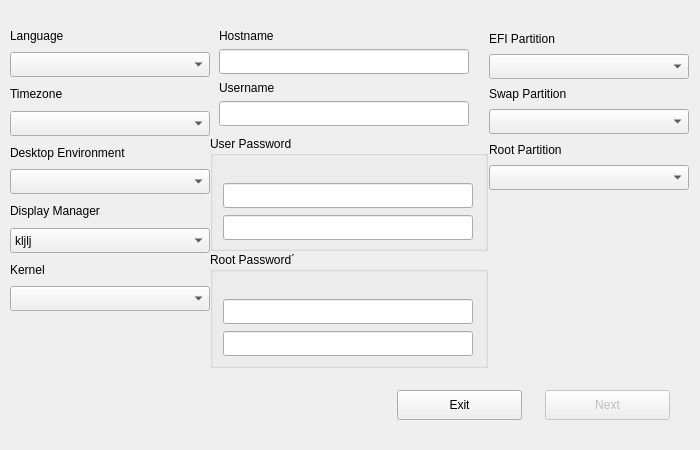
      <widget class="QWidget" name="page_settings">
       <widget class="QWidget" name="verticalLayoutWidget">
        <property name="geometry">
         <rect>
          <x>10</x>
          <y>10</y>
          <width>202</width>
          <height>301</height>
         </rect>
        </property>
        <layout class="QVBoxLayout" name="verticalLayout_4">
         <property name="topMargin">
          <number>15</number>
         </property>
         <item>
          <widget class="QLabel" name="label_language">
           <property name="text">
            <string>Language</string>
           </property>
           <property name="buddy">
            <cstring>comboBox_language</cstring>
           </property>
          </widget>
         </item>
         <item>
          <widget class="QComboBox" name="comboBox_language">
           <property name="minimumSize">
            <size>
             <width>131</width>
             <height>25</height>
            </size>
           </property>
           <property name="maximumSize">
            <size>
             <width>200</width>
             <height>25</height>
            </size>
           </property>
           <property name="currentText">
            <string/>
           </property>
           <property name="maxCount">
            <number>999</number>
           </property>
           <property name="minimumContentsLength">
            <number>2</number>
           </property>
          </widget>
         </item>
         <item>
          <widget class="QLabel" name="label_timezone">
           <property name="text">
            <string>Timezone</string>
           </property>
           <property name="buddy">
            <cstring>comboBox_timezone</cstring>
           </property>
          </widget>
         </item>
         <item>
          <widget class="QComboBox" name="comboBox_timezone">
           <property name="minimumSize">
            <size>
             <width>131</width>
             <height>25</height>
            </size>
           </property>
           <property name="maximumSize">
            <size>
             <width>200</width>
             <height>25</height>
            </size>
           </property>
           <property name="maxCount">
            <number>999</number>
           </property>
           <property name="minimumContentsLength">
            <number>2</number>
           </property>
          </widget>
         </item>
         <item>
          <widget class="QLabel" name="label_desktopEnvironment">
           <property name="text">
            <string>Desktop Environment</string>
           </property>
           <property name="buddy">
            <cstring>comboBox_desktopEnvironment</cstring>
           </property>
          </widget>
         </item>
         <item>
          <widget class="QComboBox" name="comboBox_desktopEnvironment">
           <property name="minimumSize">
            <size>
             <width>131</width>
             <height>25</height>
            </size>
           </property>
           <property name="maximumSize">
            <size>
             <width>200</width>
             <height>25</height>
            </size>
           </property>
           <property name="maxCount">
            <number>999</number>
           </property>
           <property name="minimumContentsLength">
            <number>2</number>
           </property>
          </widget>
         </item>
         <item>
          <widget class="QLabel" name="label_displayManager">
           <property name="text">
            <string>Display Manager</string>
           </property>
           <property name="buddy">
            <cstring>comboBox_displayManager</cstring>
           </property>
          </widget>
         </item>
         <item>
          <widget class="QComboBox" name="comboBox_displayManager">
           <property name="minimumSize">
            <size>
             <width>131</width>
             <height>25</height>
            </size>
           </property>
           <property name="maximumSize">
            <size>
             <width>200</width>
             <height>25</height>
            </size>
           </property>
           <property name="maxCount">
            <number>999</number>
           </property>
           <property name="minimumContentsLength">
            <number>2</number>
           </property>
           <property name="iconSize">
            <size>
             <width>24</width>
             <height>24</height>
            </size>
           </property>
           <item>
            <property name="text">
             <string>kljlj</string>
            </property>
            <property name="icon">
             <iconset resource="assets/resource_rc.qrc">
              <normaloff>:/official.png</normaloff>:/official.png</iconset>
            </property>
           </item>
          </widget>
         </item>
         <item>
          <widget class="QLabel" name="label_kernel">
           <property name="text">
            <string>Kernel</string>
           </property>
           <property name="buddy">
            <cstring>comboBox_kernel</cstring>
           </property>
          </widget>
         </item>
         <item>
          <widget class="QComboBox" name="comboBox_kernel">
           <property name="minimumSize">
            <size>
             <width>131</width>
             <height>25</height>
            </size>
           </property>
           <property name="maximumSize">
            <size>
             <width>200</width>
             <height>25</height>
            </size>
           </property>
           <property name="maxCount">
            <number>999</number>
           </property>
           <property name="minimumContentsLength">
            <number>2</number>
           </property>
          </widget>
         </item>
        </layout>
       </widget>
       <widget class="QWidget" name="horizontalLayoutWidget">
        <property name="geometry">
         <rect>
          <x>380</x>
          <y>370</y>
          <width>308</width>
          <height>71</height>
         </rect>
        </property>
        <layout class="QHBoxLayout" name="horizontalLayout">
         <item>
          <widget class="QPushButton" name="pushButton_exit">
           <property name="minimumSize">
            <size>
             <width>125</width>
             <height>30</height>
            </size>
           </property>
           <property name="maximumSize">
            <size>
             <width>125</width>
             <height>30</height>
            </size>
           </property>
           <property name="text">
            <string>Exit</string>
           </property>
          </widget>
         </item>
         <item>
          <widget class="QPushButton" name="pushButton_next">
           <property name="enabled">
            <bool>false</bool>
           </property>
           <property name="minimumSize">
            <size>
             <width>125</width>
             <height>30</height>
            </size>
           </property>
           <property name="maximumSize">
            <size>
             <width>125</width>
             <height>30</height>
            </size>
           </property>
           <property name="text">
            <string>Next</string>
           </property>
          </widget>
         </item>
        </layout>
       </widget>
       <widget class="QWidget" name="verticalLayoutWidget_2">
        <property name="geometry">
         <rect>
          <x>210</x>
          <y>10</y>
          <width>278</width>
          <height>358</height>
         </rect>
        </property>
        <layout class="QVBoxLayout" name="verticalLayout_5">
         <property name="spacing">
          <number>1</number>
         </property>
         <property name="topMargin">
          <number>9</number>
         </property>
         <item>
          <widget class="QWidget" name="widget" native="true">
           <layout class="QVBoxLayout" name="verticalLayout_6">
            <item>
             <widget class="QLabel" name="label_hostname">
              <property name="text">
               <string>Hostname</string>
              </property>
              <property name="buddy">
               <cstring>lineEdit_hostname</cstring>
              </property>
             </widget>
            </item>
            <item>
             <widget class="QLineEdit" name="lineEdit_hostname">
              <property name="minimumSize">
               <size>
                <width>250</width>
                <height>25</height>
               </size>
              </property>
              <property name="maximumSize">
               <size>
                <width>250</width>
                <height>25</height>
               </size>
              </property>
              <property name="maxLength">
               <number>12</number>
              </property>
              <property name="alignment">
               <set>Qt::AlignCenter</set>
              </property>
             </widget>
            </item>
            <item>
             <widget class="QLabel" name="label_username">
              <property name="text">
               <string>Username</string>
              </property>
              <property name="buddy">
               <cstring>lineEdit_username</cstring>
              </property>
             </widget>
            </item>
            <item>
             <widget class="QLineEdit" name="lineEdit_username">
              <property name="minimumSize">
               <size>
                <width>250</width>
                <height>25</height>
               </size>
              </property>
              <property name="maximumSize">
               <size>
                <width>250</width>
                <height>25</height>
               </size>
              </property>
              <property name="maxLength">
               <number>12</number>
              </property>
              <property name="alignment">
               <set>Qt::AlignCenter</set>
              </property>
             </widget>
            </item>
           </layout>
          </widget>
         </item>
         <item>
          <widget class="QGroupBox" name="groupBox_2">
           <property name="title">
            <string>User Password</string>
           </property>
           <layout class="QVBoxLayout" name="verticalLayout_8">
            <property name="spacing">
             <number>0</number>
            </property>
            <property name="leftMargin">
             <number>10</number>
            </property>
            <property name="topMargin">
             <number>20</number>
            </property>
            <property name="rightMargin">
             <number>10</number>
            </property>
            <property name="bottomMargin">
             <number>0</number>
            </property>
            <item>
             <widget class="QLineEdit" name="lineEdit_upasswd">
              <property name="minimumSize">
               <size>
                <width>250</width>
                <height>25</height>
               </size>
              </property>
              <property name="maximumSize">
               <size>
                <width>250</width>
                <height>25</height>
               </size>
              </property>
              <property name="maxLength">
               <number>16</number>
              </property>
              <property name="echoMode">
               <enum>QLineEdit::Password</enum>
              </property>
              <property name="alignment">
               <set>Qt::AlignCenter</set>
              </property>
             </widget>
            </item>
            <item>
             <widget class="QLineEdit" name="lineEdit_upasswd_confirm">
              <property name="minimumSize">
               <size>
                <width>250</width>
                <height>25</height>
               </size>
              </property>
              <property name="maximumSize">
               <size>
                <width>250</width>
                <height>25</height>
               </size>
              </property>
              <property name="maxLength">
               <number>16</number>
              </property>
              <property name="echoMode">
               <enum>QLineEdit::Password</enum>
              </property>
              <property name="alignment">
               <set>Qt::AlignCenter</set>
              </property>
             </widget>
            </item>
           </layout>
          </widget>
         </item>
         <item>
          <widget class="QGroupBox" name="groupBox_3">
           <property name="title">
            <string>Root Password´</string>
           </property>
           <layout class="QVBoxLayout" name="verticalLayout_7">
            <property name="spacing">
             <number>0</number>
            </property>
            <property name="leftMargin">
             <number>10</number>
            </property>
            <property name="topMargin">
             <number>20</number>
            </property>
            <property name="rightMargin">
             <number>10</number>
            </property>
            <property name="bottomMargin">
             <number>0</number>
            </property>
            <item>
             <widget class="QLineEdit" name="lineEdit_rpasswd">
              <property name="minimumSize">
               <size>
                <width>250</width>
                <height>25</height>
               </size>
              </property>
              <property name="maximumSize">
               <size>
                <width>250</width>
                <height>25</height>
               </size>
              </property>
              <property name="maxLength">
               <number>16</number>
              </property>
              <property name="echoMode">
               <enum>QLineEdit::Password</enum>
              </property>
              <property name="alignment">
               <set>Qt::AlignCenter</set>
              </property>
             </widget>
            </item>
            <item>
             <widget class="QLineEdit" name="lineEdit_rpasswd_confirm">
              <property name="minimumSize">
               <size>
                <width>250</width>
                <height>25</height>
               </size>
              </property>
              <property name="maximumSize">
               <size>
                <width>250</width>
                <height>25</height>
               </size>
              </property>
              <property name="maxLength">
               <number>16</number>
              </property>
              <property name="echoMode">
               <enum>QLineEdit::Password</enum>
              </property>
              <property name="alignment">
               <set>Qt::AlignCenter</set>
              </property>
             </widget>
            </item>
           </layout>
          </widget>
         </item>
        </layout>
       </widget>
       <widget class="QWidget" name="verticalLayoutWidget_3">
        <property name="geometry">
         <rect>
          <x>489</x>
          <y>10</y>
          <width>202</width>
          <height>180</height>
         </rect>
        </property>
        <layout class="QVBoxLayout" name="verticalLayout_9">
         <property name="topMargin">
          <number>19</number>
         </property>
         <item>
          <widget class="QLabel" name="label_efi">
           <property name="text">
            <string>EFI Partition</string>
           </property>
           <property name="buddy">
            <cstring>comboBox_efi</cstring>
           </property>
          </widget>
         </item>
         <item>
          <widget class="QComboBox" name="comboBox_efi">
           <property name="minimumSize">
            <size>
             <width>131</width>
             <height>25</height>
            </size>
           </property>
           <property name="maximumSize">
            <size>
             <width>200</width>
             <height>25</height>
            </size>
           </property>
           <property name="maxCount">
            <number>999</number>
           </property>
           <property name="minimumContentsLength">
            <number>2</number>
           </property>
          </widget>
         </item>
         <item>
          <widget class="QLabel" name="label_swap">
           <property name="text">
            <string>Swap Partition</string>
           </property>
           <property name="buddy">
            <cstring>comboBox_swap</cstring>
           </property>
          </widget>
         </item>
         <item>
          <widget class="QComboBox" name="comboBox_swap">
           <property name="minimumSize">
            <size>
             <width>131</width>
             <height>25</height>
            </size>
           </property>
           <property name="maximumSize">
            <size>
             <width>200</width>
             <height>25</height>
            </size>
           </property>
           <property name="maxCount">
            <number>999</number>
           </property>
           <property name="minimumContentsLength">
            <number>2</number>
           </property>
          </widget>
         </item>
         <item>
          <widget class="QLabel" name="label_root">
           <property name="text">
            <string>Root Partition</string>
           </property>
           <property name="buddy">
            <cstring>comboBox_root</cstring>
           </property>
          </widget>
         </item>
         <item>
          <widget class="QComboBox" name="comboBox_root">
           <property name="minimumSize">
            <size>
             <width>131</width>
             <height>25</height>
            </size>
           </property>
           <property name="maximumSize">
            <size>
             <width>200</width>
             <height>25</height>
            </size>
           </property>
           <property name="maxCount">
            <number>999</number>
           </property>
           <property name="minimumContentsLength">
            <number>2</number>
           </property>
          </widget>
         </item>
        </layout>
       </widget>
      </widget>
